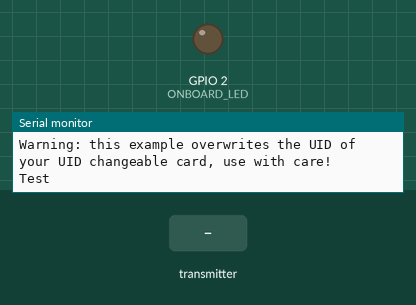
Recording of a sketch running on a simulated ESP32. Shown: output pins drawn as LEDs (lit = HIGH), the last lines printed to the serial monitor. The test bench sets the inputs (shaded band).

Above: at 1.2 s.
1.3 s: the transmitter starts sending alarm = 1
At 2.0 s:
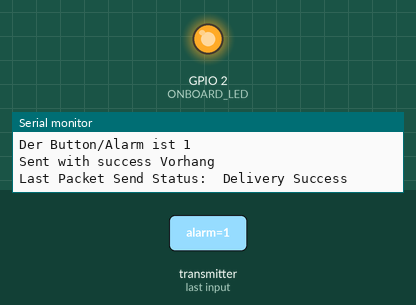
5.8 s: the transmitter starts sending alarm = 0
At 6.7 s:
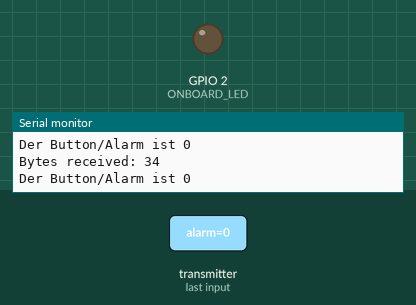
Timing chart, 0 to 8.3 s (numbered marks = the images above; inputs shaded):
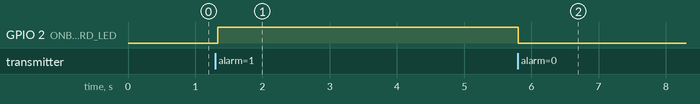

The sketch:

rcvr_espnow_RFID.ino
```cpp
// (licence header left out)
#include <SPI.h>
#include <MFRC522.h>

#define RST_PIN   22     // Configurable, see typical pin layout above
#define SS_PIN    5    // Configurable, see typical pin layout above

MFRC522 mfrc522(SS_PIN, RST_PIN);   // Create MFRC522 instance

/* Set your new UID here! */
#define NEW_UID {0xDE, 0xAD, 0xBE, 0xEF}

MFRC522::MIFARE_Key key;
byte password1[] = {137,226,18,164};
byte password2[] = {246,145,38,249};
 bool einmal;

#define ONBOARD_LED 2

#include <esp_now.h>
#include <WiFi.h>

#include <Wire.h>


// REPLACE WITH THE MAC Address of your receiver 84:CC:A8:A3:00:9C

uint8_t broadcastAddress[] = {0x84, 0xCC, 0xA8, 0xA3, 0x00, 0x9C};

// hier macadresse für vorhang eifügen
uint8_t broadcastAddressVorhang[] = {0x8C, 0xAA, 0xB5, 0x0D, 0xE8, 0xE5};

// Define variables to store BME280 readings to be sent
bool alarm_aus;
bool stoppstatus=1;


// Define variables to store incoming readings
bool alarm_in;

// Variable to store if sending data was successful
String success;

//Structure example to send data
//Must match the receiver structure
typedef struct struct_message {
    char a[32];
    bool alarm;
    bool stopp;
} struct_message;

// Create a struct_message called BME280Readings to hold sensor readings
struct_message outgoingReadings;

// Create a struct_message to hold incoming sensor readings
struct_message incomingReadings;

struct_message vorhang;

// Callback when data is sent
void OnDataSent(const uint8_t *mac_addr, esp_now_send_status_t status) {
  Serial.print("\r\nLast Packet Send Status:\t");
  Serial.println(status == ESP_NOW_SEND_SUCCESS ? "Delivery Success" : "Delivery Fail");
  if (status ==0){
    success = "Delivery Success :)";
  }
  else{
    success = "Delivery Fail :(";
  }
}

// Callback when data is received
void OnDataRecv(const uint8_t * mac, const uint8_t *incomingData, int len) {
  memcpy(&incomingReadings, incomingData, sizeof(incomingReadings));
  Serial.print("Bytes received: ");
  Serial.println(len);

  alarm_in = incomingReadings.alarm;
  Serial.print("Der Button/Alarm ist ");
  Serial.println(alarm_in);
  einmal = 1;
}

void setup() {
    //while (!Serial);     // Do nothing if no serial port is opened (added for Arduinos based on ATMEGA32U4)
  SPI.begin();         // Init SPI bus
  mfrc522.PCD_Init();  // Init MFRC522 card
  Serial.println(F("Warning: this example overwrites the UID of your UID changeable card, use with care!"));

  // Prepare key - all keys are set to FFFFFFFFFFFFh at chip delivery from the factory.
  for (byte i = 0; i < 6; i++) {
    key.keyByte[i] = 0xFF;
  }
  pinMode(ONBOARD_LED,OUTPUT);

  // Init Serial Monitor
  Serial.begin(115200);
 Serial.print("Test");


  // Set device as a Wi-Fi Station
  WiFi.mode(WIFI_STA);

  // Init ESP-NOW
  if (esp_now_init() != ESP_OK) {
    Serial.println("Error initializing ESP-NOW");
    return;
  }

  // Once ESPNow is successfully Init, we will register for Send CB to
  // get the status of Trasnmitted packet
  esp_now_register_send_cb(OnDataSent);

  // Register peer
  esp_now_peer_info_t peerInfo;
  memcpy(peerInfo.peer_addr, broadcastAddress, 6);
  peerInfo.channel = 0;
  peerInfo.encrypt = false;

  // Add peer
  if (esp_now_add_peer(&peerInfo) != ESP_OK){
    Serial.println("Failed to add peer");
    return;
  }
  // Register peer
  esp_now_peer_info_t peerInfo2;
  memcpy(peerInfo2.peer_addr, broadcastAddressVorhang, 6);
  peerInfo2.channel = 1;
  peerInfo2.encrypt = false;

  // Add peer
  if (esp_now_add_peer(&peerInfo2) != ESP_OK){
    Serial.println("Failed to add peer");
    return;
  }
  // Register for a callback function that will be called when data is received
  esp_now_register_recv_cb(OnDataRecv);
}

void loop() {
 delay(20);
 //Serial.print("Test");
 //Serial.print(digitalRead(buttonPin));
  // Set values to send

if (alarm_in==1){
  digitalWrite(ONBOARD_LED,HIGH);
vorhang.alarm = 1;
if (einmal ==1){
   // Send message via ESP-NOW
      esp_err_t result = esp_now_send(broadcastAddressVorhang, (uint8_t *) &vorhang, sizeof(vorhang));

  if (result == ESP_OK) {
    Serial.println("Sent with success Vorhang");
  }
  else {
    Serial.println("Error sending the data");
  }
  einmal =0;
}
} else {
  digitalWrite(ONBOARD_LED,LOW);
}
if ( ! mfrc522.PICC_IsNewCardPresent()) {
    return;
  }
  //Serial.println("Card found!");

  if ( ! mfrc522.PICC_ReadCardSerial()) {
    return;
  }

  for (byte i = 0; i < mfrc522.uid.size; i++) {
      // Abstand zwischen HEX-Zahlen und führende Null bei Byte < 16
      Serial.print(mfrc522.uid.uidByte[i] < 0x10 ? " 0" : " ");
      Serial.print(mfrc522.uid.uidByte[i], HEX);
      if (mfrc522.uid.uidByte[i]!=password1[i] && mfrc522.uid.uidByte[i]!=password2[i]){
        return;
      }
    }
    Serial.println();

        mfrc522.PICC_HaltA();
     stoppstatus=!stoppstatus;  //stoppstatus 0 beduetet stopp
      outgoingReadings.stopp=!stoppstatus;


  // Send message via ESP-NOW
      esp_err_t result = esp_now_send(broadcastAddress, (uint8_t *) &outgoingReadings, sizeof(outgoingReadings));

  if (result == ESP_OK) {
    Serial.println("Sent with success");
  }
  else {
    Serial.println("Error sending the data");
  }
    digitalWrite(ONBOARD_LED,HIGH);
    delay(100);
    digitalWrite(ONBOARD_LED,LOW);
    delay(100);
    digitalWrite(ONBOARD_LED,HIGH);
    delay(100);
    digitalWrite(ONBOARD_LED,LOW);
    delay(100);
    digitalWrite(ONBOARD_LED,HIGH);
    delay(100);
    digitalWrite(ONBOARD_LED,LOW);
    delay(100);
         stoppstatus=!stoppstatus;  //stoppstatus 0 beduetet stopp
      outgoingReadings.stopp=!stoppstatus;


  // Send message via ESP-NOW
       result = esp_now_send(broadcastAddress, (uint8_t *) &outgoingReadings, sizeof(outgoingReadings));

  if (result == ESP_OK) {
    Serial.println("Sent with success");
  }
  else {
    Serial.println("Error sending the data");
  }

}
```

Measured:
- after the input at 1.3 s, GPIO 2 (ONBOARD_LED): LOW → HIGH at once
- after the input at 5.8 s, GPIO 2 (ONBOARD_LED): HIGH → LOW at once
